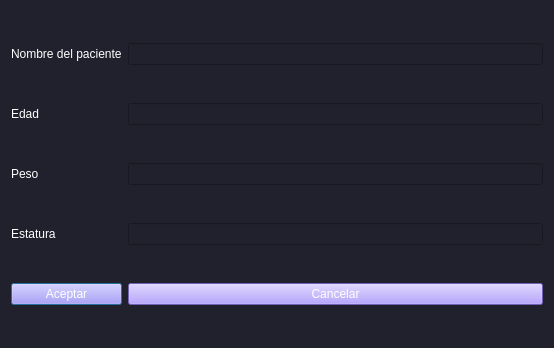
<?xml version="1.0" encoding="UTF-8"?>
<ui version="4.0">
 <class>Guardarcomo</class>
 <widget class="QDialog" name="Guardarcomo">
  <property name="geometry">
   <rect>
    <x>0</x>
    <y>0</y>
    <width>554</width>
    <height>348</height>
   </rect>
  </property>
  <property name="windowTitle">
   <string>Guardar como</string>
  </property>
  <property name="styleSheet">
   <string notr="true">background-color: rgb(33, 33, 46);
color: rgb(255, 255, 255);

font: 75 16pt &quot;Times New Roman&quot;;</string>
  </property>
  <layout class="QGridLayout" name="gridLayout">
   <item row="0" column="0">
    <widget class="QLabel" name="Nombre_label">
     <property name="text">
      <string>Nombre del paciente</string>
     </property>
    </widget>
   </item>
   <item row="0" column="1">
    <widget class="QLineEdit" name="nombre_edit"/>
   </item>
   <item row="1" column="0">
    <widget class="QLabel" name="edad_label">
     <property name="text">
      <string>Edad</string>
     </property>
    </widget>
   </item>
   <item row="1" column="1">
    <widget class="QLineEdit" name="edad_edit"/>
   </item>
   <item row="2" column="0">
    <widget class="QLabel" name="peso_label">
     <property name="text">
      <string>Peso</string>
     </property>
    </widget>
   </item>
   <item row="2" column="1">
    <widget class="QLineEdit" name="peso_edit"/>
   </item>
   <item row="3" column="0">
    <widget class="QLabel" name="estatura_label">
     <property name="text">
      <string>Estatura</string>
     </property>
    </widget>
   </item>
   <item row="3" column="1">
    <widget class="QLineEdit" name="estatura_edit"/>
   </item>
   <item row="4" column="0">
    <widget class="QPushButton" name="pushButton">
     <property name="styleSheet">
      <string notr="true">color: rgb(255, 255, 255);
background-color: rgb(158, 133, 255);
font: 75 16pt &quot;Times New Roman&quot;;</string>
     </property>
     <property name="text">
      <string>Aceptar</string>
     </property>
    </widget>
   </item>
   <item row="4" column="1">
    <widget class="QPushButton" name="pushButton_2">
     <property name="styleSheet">
      <string notr="true">color: rgb(255, 255, 255);
background-color: rgb(158, 133, 255);
font: 75 16pt &quot;Times New Roman&quot;;</string>
     </property>
     <property name="text">
      <string>Cancelar</string>
     </property>
    </widget>
   </item>
  </layout>
 </widget>
 <resources/>
 <connections/>
</ui>
